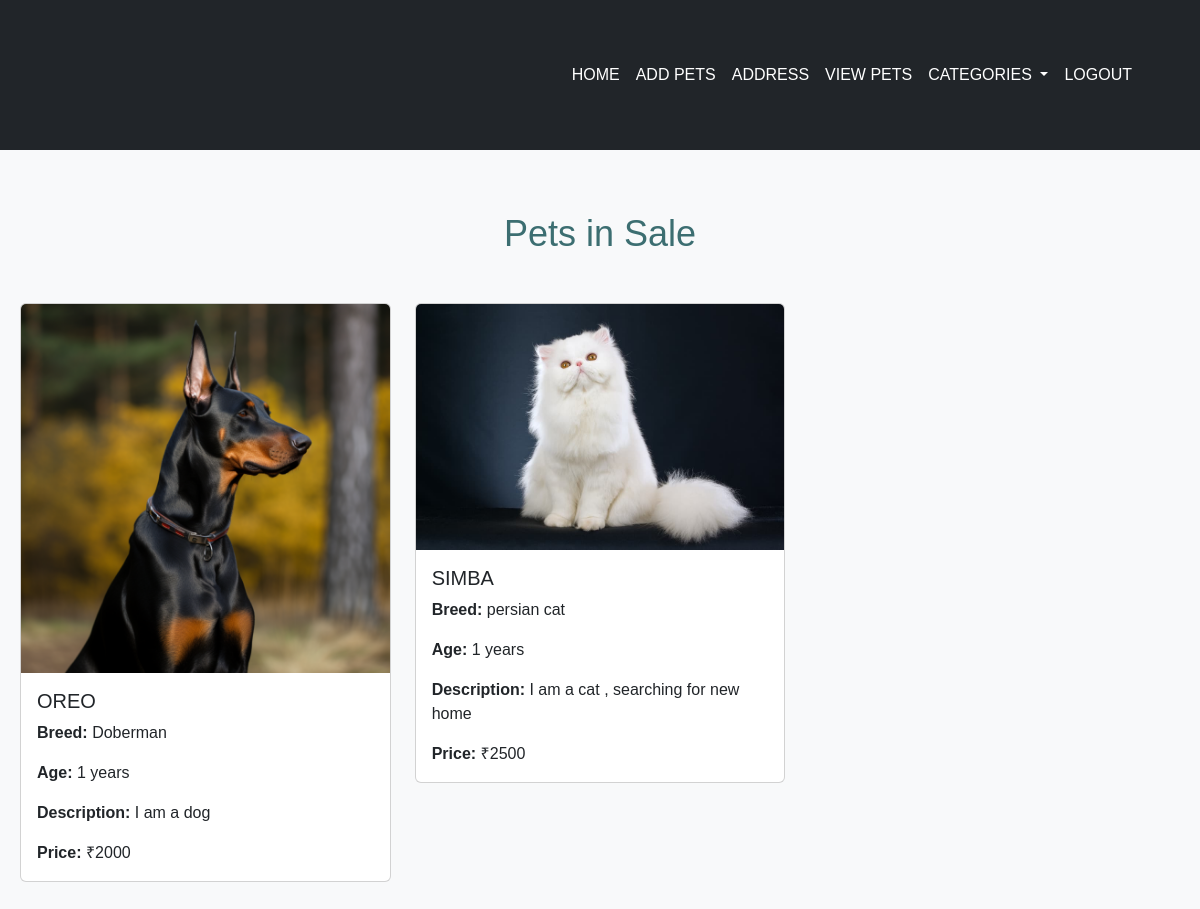
The page /pets/category/6 on the database as committed earlier.
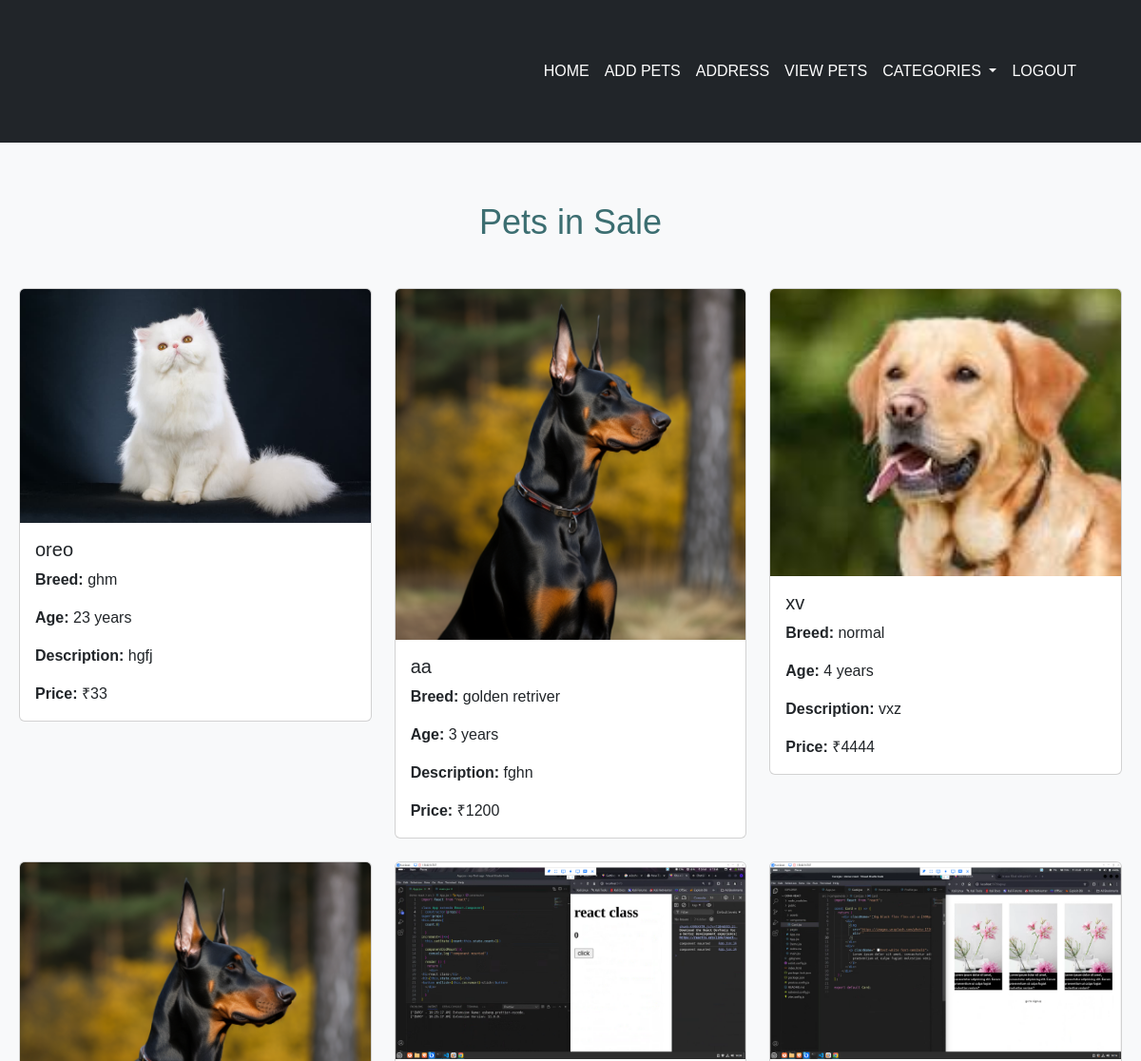
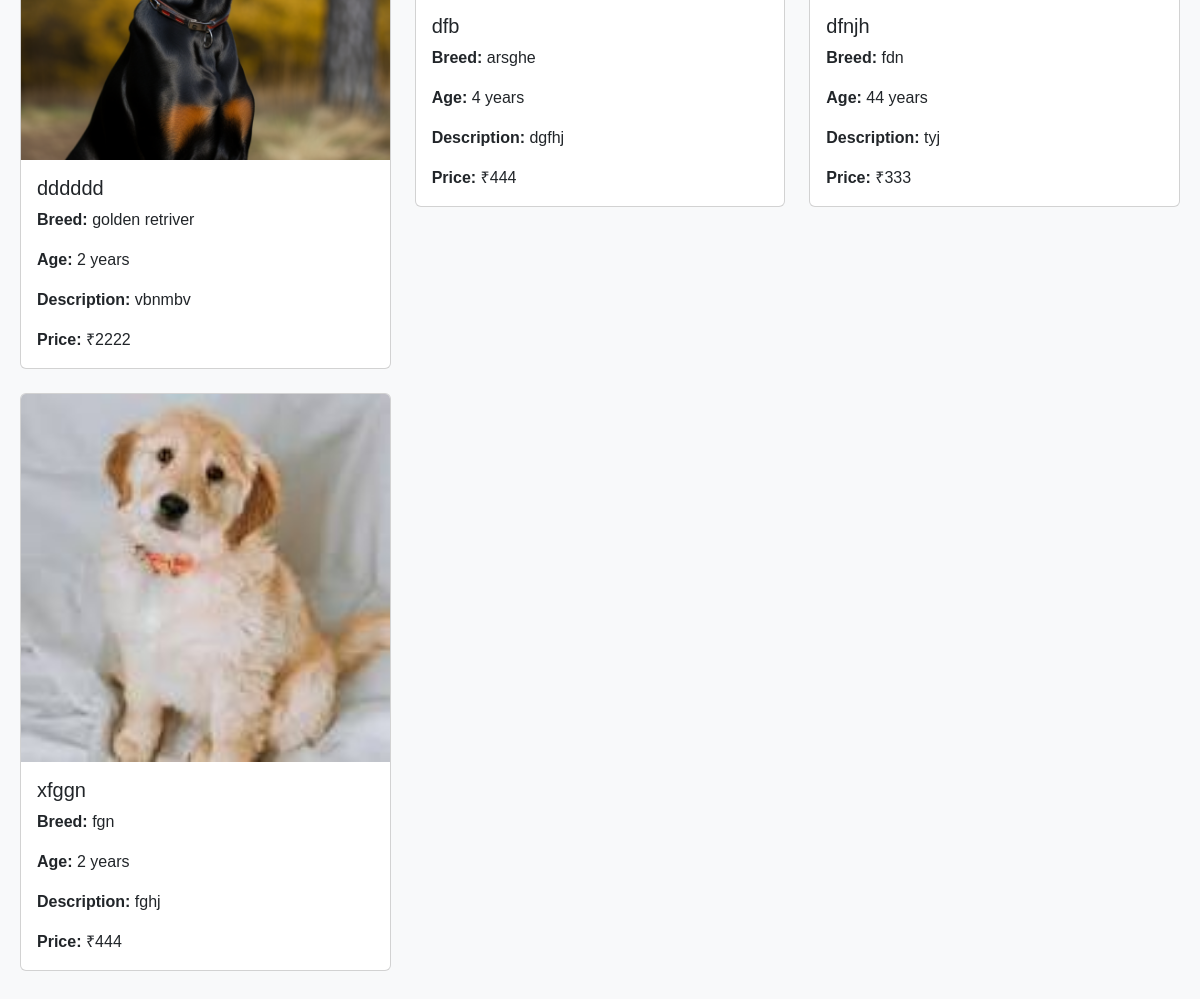
The same page on the database as committed later (2 pictures, top to bottom).
### app/models.py (models this page shows, shortened)
class Pet(models.Model):
    category = models.ForeignKey(Category, on_delete=models.CASCADE)
    address = models.ForeignKey(Address, on_delete=models.CASCADE)
    pet_type = models.ForeignKey(PetType, on_delete=models.CASCADE)
    user = models.ForeignKey(User, on_delete=models.CASCADE)
    pet_name = models.CharField(max_length=100)
    pet_description = models.TextField()
    pet_age = models.IntegerField()
    pet_image = models.ImageField(upload_to='pet_images/')
    pet_price = models.IntegerField()
    pet_breed = models.CharField(max_length=100)
    created_at = models.DateTimeField(auto_now_add=True)
    is_available = models.BooleanField(default=True)

### app/views.py (the view)
# urls.py: path('pets/category/<int:category_id>', views.pets_by_category, name='pets_by_category'),
def pets_by_category(request, category_id ):
    categories = Category.objects.all()
    pets = Pet.objects.filter(category_id=category_id)
    category = Category.objects.get(id=category_id)
    return render(request, 'user/pets_cat.html', {'pets': pets, 'category': category,'categories': categories})

### templates/user/pets_cat.html (shortened to what this page needs)
<!DOCTYPE html>
<html lang="en">
<head>
    {% load static %}
    <link href="https://cdn.jsdelivr.net/npm/bootstrap@5.3.3/dist/css/bootstrap.min.css" rel="stylesheet">
    <link rel="stylesheet" href="{% static 'listpets.css' %}">
</head>
<body>
    <nav class="navbar navbar-expand-sm navv bg-dark fixed-top">
        <div class="container-fluid">
            <div class="collapse navbar-collapse" id="collapsibleNavbar">
                <ul class="navbar-nav ms-auto me-5">
                    <li class="nav-item">
                        <a class="nav-link text-white" href="../../user_home"> HOME</a>
                    </li>
                    <li class="nav-item">
                        <a class="nav-link text-white" href="../../add-pet"> ADD PETS</a>
                    </li>
                    <li class="nav-item">
                        <a class="nav-link text-white" href="../../add_address"> ADDRESS</a>
                    </li>
                    <li class="nav-item">
                        <a class="nav-link text-white" href="../../pet-list"> VIEW PETS</a>
                    </li>
                    <li class="nav-item dropdown">
                        <a class="nav-link dropdown-toggle text-white" href="#" id="navbarDropdown" role="button" data-bs-toggle="dropdown" aria-expanded="false">
                             CATEGORIES
                        </a>
                    </li>
                    <li class="nav-item">
                        <a class="nav-link text-white" href="../../logout"> LOGOUT</a>
                    </li>
                </ul>
            </div>
        </div>
    </nav>
    <div class="container mt-5 pt-4">
        <h1 class="text-center mb-5">Pets in {{ category.name }}</h1>
        <div class="row">
            {% for pet in pets %}
                <div class="col-md-4 mb-4">
                    <div class="card">
                        <a href="{% url 'pet_detail' pet.id %}" style="text-decoration: none;">
                            {% if pet.pet_image %}
                                <img src="{{ pet.pet_image.url }}" alt="{{ pet.pet_name }}" class="card-img-top img-fluid">
                            {% else %}
                                <img src="{% static 'default-image.jpg' %}" alt="Default Image" class="card-img-top img-fluid">
                            {% endif %}
                        </a>
                        <div class="card-body">
                            <h5 class="card-title">{{ pet.pet_name }}</h5>
                            <p class="card-text"><strong>Breed:</strong> {{ pet.pet_breed }}</p>
                            <p class="card-text"><strong>Age:</strong> {{ pet.pet_age }} years</p>
                            <p class="card-text"><strong>Description:</strong> {{ pet.pet_description|truncatewords:20 }}</p>
                            <p class="card-text"><strong>Price:</strong> ₹{{ pet.pet_price }}</p>
                        </div>
                    </div>
                </div>
            {% empty %}
                <div class="col-12">
                    <p class="no-pets text-center">No pets available in this category at the moment.</p>
                </div>
            {% endfor %}
        </div>
</body>
</html>

Rows that differ between the two databases and show on the page:
removed Pet: pet_image (picture), pet_name "OREO", pet_breed "Doberman", pet_age "1", pet_description "I am a dog", pet_price "2000"
removed Pet: pet_image (picture), pet_name "SIMBA", pet_breed "persian cat", pet_age "1", pet_description "I am a cat , searching for new home", pet_price "2500"
added Pet: pet_image (picture), pet_name "oreo", pet_breed "ghm", pet_age "23", pet_description "hgfj", pet_price "33"
added Pet: pet_image (picture), pet_name "aa", pet_breed "golden retriver", pet_age "3", pet_description "fghn", pet_price "1200"
added Pet: pet_image (picture), pet_name "xv", pet_breed "normal", pet_age "4", pet_description "vxz", pet_price "4444"
added Pet: pet_image (picture), pet_name "dddddd", pet_breed "golden retriver", pet_age "2", pet_description "vbnmbv", pet_price "2222"
added Pet: pet_image (picture), pet_name "dfb", pet_breed "arsghe", pet_age "4", pet_description "dgfhj", pet_price "444"
added Pet: pet_image (picture), pet_name "dfnjh", pet_breed "fdn", pet_age "44", pet_description "tyj", pet_price "333"
added Pet: pet_image (picture), pet_name "xfggn", pet_breed "fgn", pet_age "2", pet_description "fghj", pet_price "444"
